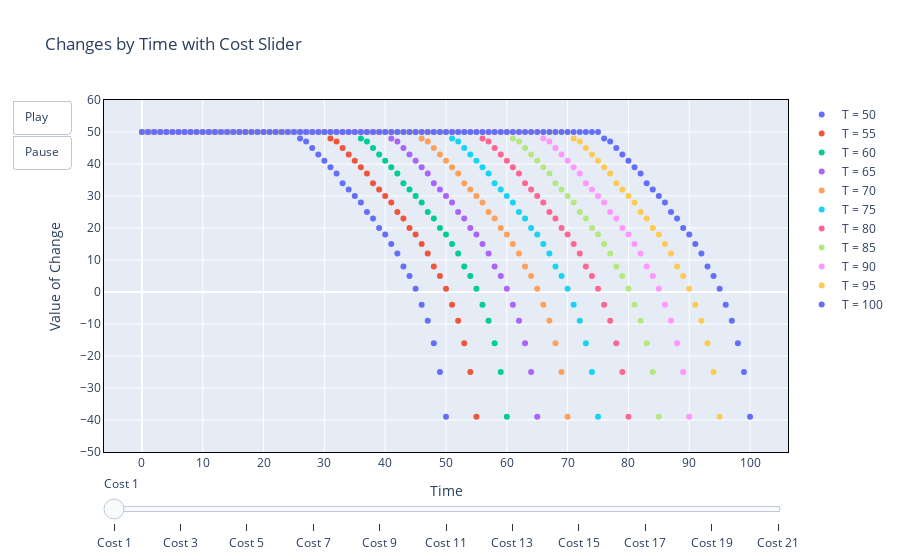

Source (notebook cell):
### Code cell
initial_frame = frames[0].data

# Create the figure with the frames and the slider
fig = go.Figure(
    data=initial_frame,
    layout=go.Layout(
        title='Changes by Time with Cost Slider',
        xaxis=dict(title='Time'),
        yaxis=dict(title='Value of Change'),
        yaxis_range=[-50, 60],
        updatemenus=[dict(
            type="buttons",
            showactive=False,
            buttons=[dict(label="Play",
                          method="animate",
                          args=[None, dict(frame=dict(duration=500, redraw=True), fromcurrent=True, mode="immediate")]),
                     dict(label="Pause",
                          method="animate",
                          args=[[None], dict(frame=dict(duration=0, redraw=False), mode="immediate")])]
        )]
    ),
    frames=frames
)

# Configure the sliders
fig.update_xaxes(showline=True, linewidth=1, linecolor='black', mirror=True)
fig.update_yaxes(showline=True, linewidth=1, linecolor='black', mirror=True)
fig.update_layout(
    yaxis=dict(dtick=10),
    xaxis=dict(dtick=10),
    sliders=[{
        'steps': [{'args': [[f.name], {'frame': {'duration': 300, 'redraw': True}, 'mode': 'immediate'}],
                   'label': f'{f.name}',
                   'method': 'animate'} for f in frames],
        'transition': {'duration': 300},
    }]
)
fig.show()

### Figure 1 — Plotly figure (JSON) as saved in the notebook; plotly's stock layout.template omitted (floating-point values rounded to 4 significant figures)
{"data": [{"mode": "markers", "name": "T = 50", "type": "scatter", "x": [0, 1, 2, 3, 4, 5, 6, 7, 8, 9, 10, 11, 12, 13, 14, 15, 16, 17, 18, 19, 20, 21, 22, 23, 24, 25, 26, 27, 28, 29, 30, 31, 32, 33, 34, 35, 36, 37, 38, 39, 40, 41, 42, 43, 44, 45, 46, 47, 48, 49, 50], "y": [50, 50, 50, 50, 50, 50, 50, 50, 50, 50, 50, 50, 50, 50, 50, 50, 50, 50, 50, 50, 50, 50, 50, 50, 50, 50, 48, 47, 45, 43, 41, 39, 37, 34, 32, 30, 28, 25, 23, 20, 18, 15, 12, 8, 5, 1, -4, -9, -16, -25, -39]}, {"mode": "markers", "name": "T = 55", "type": "scatter", "x": [0, 1, 2, 3, 4, 5, 6, 7, 8, 9, 10, 11, 12, 13, 14, 15, 16, 17, 18, 19, 20, 21, 22, 23, 24, 25, 26, 27, 28, 29, 30, 31, 32, 33, 34, 35, 36, 37, 38, 39, 40, 41, 42, 43, 44, 45, 46, 47, 48, 49, 50, 51, 52, 53, 54, 55], "y": [50, 50, 50, 50, 50, 50, 50, 50, 50, 50, 50, 50, 50, 50, 50, 50, 50, 50, 50, 50, 50, 50, 50, 50, 50, 50, 50, 50, 50, 50, 50, 48, 47, 45, 43, 41, 39, 37, 34, 32, 30, 28, 25, 23, 20, 18, 15, 12, 8, 5, 1, -4, -9, -16, -25, -39]}, {"mode": "markers", "name": "T = 60", "type": "scatter", "x": [0, 1, 2, 3, 4, 5, 6, 7, 8, 9, 10, 11, 12, 13, 14, 15, 16, 17, 18, 19, 20, 21, 22, 23, 24, 25, 26, 27, 28, 29, 30, 31, 32, 33, 34, 35, 36, 37, 38, 39, 40, 41, 42, 43, 44, 45, 46, 47, 48, 49, 50, 51, 52, 53, 54, 55, 56, 57, 58, 59, 60], "y": [50, 50, 50, 50, 50, 50, 50, 50, 50, 50, 50, 50, 50, 50, 50, 50, 50, 50, 50, 50, 50, 50, 50, 50, 50, 50, 50, 50, 50, 50, 50, 50, 50, 50, 50, 50, 48, 47, 45, 43, 41, 39, 37, 34, 32, 30, 28, 25, 23, 20, 18, 15, 12, 8, 5, 1, -4, -9, -16, -25, -39]}, {"mode": "markers", "name": "T = 65", "type": "scatter", "x": [0, 1, 2, 3, 4, 5, 6, 7, 8, 9, 10, 11, 12, 13, 14, 15, 16, 17, 18, 19, 20, 21, 22, 23, 24, 25, 26, 27, 28, 29, 30, 31, 32, 33, 34, 35, 36, 37, 38, 39, 40, 41, 42, 43, 44, 45, 46, 47, 48, 49, 50, 51, 52, 53, 54, 55, 56, 57, 58, 59, 60, 61, 62, 63, 64, 65], "y": [50, 50, 50, 50, 50, 50, 50, 50, 50, 50, 50, 50, 50, 50, 50, 50, 50, 50, 50, 50, 50, 50, 50, 50, 50, 50, 50, 50, 50, 50, 50, 50, 50, 50, 50, 50, 50, 50, 50, 50, 50, 48, 47, 45, 43, 41, 39, 37, 34, 32, 30, 28, 25, 23, 20, 18, 15, 12, 8, 5, 1, -4, -9, -16, -25, -39]}, {"mode": "markers", "name": "T = 70", "type": "scatter", "x": [0, 1, 2, 3, 4, 5, 6, 7, 8, 9, 10, 11, 12, 13, 14, 15, 16, 17, 18, 19, 20, 21, 22, 23, 24, 25, 26, 27, 28, 29, 30, 31, 32, 33, 34, 35, 36, 37, 38, 39, 40, 41, 42, 43, 44, 45, 46, 47, 48, 49, 50, 51, 52, 53, 54, 55, 56, 57, 58, 59, 60, 61, 62, 63, 64, 65, 66, 67, 68, 69, 70], "y": [50, 50, 50, 50, 50, 50, 50, 50, 50, 50, 50, 50, 50, 50, 50, 50, 50, 50, 50, 50, 50, 50, 50, 50, 50, 50, 50, 50, 50, 50, 50, 50, 50, 50, 50, 50, 50, 50, 50, 50, 50, 50, 50, 50, 50, 50, 48, 47, 45, 43, 41, 39, 37, 34, 32, 30, 28, 25, 23, 20, 18, 15, 12, 8, 5, 1, -4, -9, -16, -25, -39]}, {"mode": "markers", "name": "T = 75", "type": "scatter", "x": [0, 1, 2, 3, 4, 5, 6, 7, 8, 9, 10, 11, 12, 13, 14, 15, 16, 17, 18, 19, 20, 21, 22, 23, 24, 25, 26, 27, 28, 29, 30, 31, 32, 33, 34, 35, 36, 37, 38, 39, 40, 41, 42, 43, 44, 45, 46, 47, 48, 49, 50, 51, 52, 53, 54, 55, 56, 57, 58, 59, 60, 61, 62, 63, 64, 65, 66, 67, 68, 69, 70, 71, 72, 73, 74, 75], "y": [50, 50, 50, 50, 50, 50, 50, 50, 50, 50, 50, 50, 50, 50, 50, 50, 50, 50, 50, 50, 50, 50, 50, 50, 50, 50, 50, 50, 50, 50, 50, 50, 50, 50, 50, 50, 50, 50, 50, 50, 50, 50, 50, 50, 50, 50, 50, 50, 50, 50, 50, 48, 47, 45, 43, 41, 39, 37, 34, 32, 30, 28, 25, 23, 20, 18, 15, 12, 8, 5, 1, -4, -9, -16, -25, -39]}, {"mode": "markers", "name": "T = 80", "type": "scatter", "x": [0, 1, 2, 3, 4, 5, 6, 7, 8, 9, 10, 11, 12, 13, 14, 15, 16, 17, 18, 19, 20, 21, 22, 23, 24, 25, 26, 27, 28, 29, 30, 31, 32, 33, 34, 35, 36, 37, 38, 39, 40, 41, 42, 43, 44, 45, 46, 47, 48, 49, 50, 51, 52, 53, 54, 55, 56, 57, 58, 59, 60, 61, 62, 63, 64, 65, 66, 67, 68, 69, 70, 71, 72, 73, 74, 75, 76, 77, 78, 79, 80], "y": [50, 50, 50, 50, 50, 50, 50, 50, 50, 50, 50, 50, 50, 50, 50, 50, 50, 50, 50, 50, 50, 50, 50, 50, 50, 50, 50, 50, 50, 50, 50, 50, 50, 50, 50, 50, 50, 50, 50, 50, 50, 50, 50, 50, 50, 50, 50, 50, 50, 50, 50, 50, 50, 50, 50, 50, 48, 47, 45, 43, 41, 39, 37, 34, 32, 30, 28, 25, 23, 20, 18, 15, 12, 8, 5, 1, -4, -9, -16, -25, -39]}, {"mode": "markers", "name": "T = 85", "type": "scatter", "x": [0, 1, 2, 3, 4, 5, 6, 7, 8, 9, 10, 11, 12, 13, 14, 15, 16, 17, 18, 19, 20, 21, 22, 23, 24, 25, 26, 27, 28, 29, 30, 31, 32, 33, 34, 35, 36, 37, 38, 39, 40, 41, 42, 43, 44, 45, 46, 47, 48, 49, 50, 51, 52, 53, 54, 55, 56, 57, 58, 59, 60, 61, 62, 63, 64, 65, 66, 67, 68, 69, 70, 71, 72, 73, 74, 75, 76, 77, 78, 79, 80, 81, 82, 83, 84, 85], "y": [50, 50, 50, 50, 50, 50, 50, 50, 50, 50, 50, 50, 50, 50, 50, 50, 50, 50, 50, 50, 50, 50, 50, 50, 50, 50, 50, 50, 50, 50, 50, 50, 50, 50, 50, 50, 50, 50, 50, 50, 50, 50, 50, 50, 50, 50, 50, 50, 50, 50, 50, 50, 50, 50, 50, 50, 50, 50, 50, 50, 50, 48, 47, 45, 43, 41, 39, 37, 34, 32, 30, 28, 25, 23, 20, 18, 15, 12, 8, 5, 1, -4, -9, -16, -25, -39]}, {"mode": "markers", "name": "T = 90", "type": "scatter", "x": [0, 1, 2, 3, 4, 5, 6, 7, 8, 9, 10, 11, 12, 13, 14, 15, 16, 17, 18, 19, 20, 21, 22, 23, 24, 25, 26, 27, 28, 29, 30, 31, 32, 33, 34, 35, 36, 37, 38, 39, 40, 41, 42, 43, 44, 45, 46, 47, 48, 49, 50, 51, 52, 53, 54, 55, 56, 57, 58, 59, 60, 61, 62, 63, 64, 65, 66, 67, 68, 69, 70, 71, 72, 73, 74, 75, 76, 77, 78, 79, 80, 81, 82, 83, 84, 85, 86, 87, 88, 89, 90], "y": [50, 50, 50, 50, 50, 50, 50, 50, 50, 50, 50, 50, 50, 50, 50, 50, 50, 50, 50, 50, 50, 50, 50, 50, 50, 50, 50, 50, 50, 50, 50, 50, 50, 50, 50, 50, 50, 50, 50, 50, 50, 50, 50, 50, 50, 50, 50, 50, 50, 50, 50, 50, 50, 50, 50, 50, 50, 50, 50, 50, 50, 50, 50, 50, 50, 50, 48, 47, 45, 43, 41, 39, 37, 34, 32, 30, 28, 25, 23, 20, 18, 15, 12, 8, 5, 1, -4, -9, -16, -25, -39]}, {"mode": "markers", "name": "T = 95", "type": "scatter", "x": [0, 1, 2, 3, 4, 5, 6, 7, 8, 9, 10, 11, 12, 13, 14, 15, 16, 17, 18, 19, 20, 21, 22, 23, 24, 25, 26, 27, 28, 29, 30, 31, 32, 33, 34, 35, 36, 37, 38, 39, 40, 41, 42, 43, 44, 45, 46, 47, 48, 49, 50, 51, 52, 53, 54, 55, 56, 57, 58, 59, 60, 61, 62, 63, 64, 65, 66, 67, 68, 69, 70, 71, 72, 73, 74, 75, 76, 77, 78, 79, 80, 81, 82, 83, 84, 85, 86, 87, 88, 89, 90, 91, 92, 93, 94, 95], "y": [50, 50, 50, 50, 50, 50, 50, 50, 50, 50, 50, 50, 50, 50, 50, 50, 50, 50, 50, 50, 50, 50, 50, 50, 50, 50, 50, 50, 50, 50, 50, 50, 50, 50, 50, 50, 50, 50, 50, 50, 50, 50, 50, 50, 50, 50, 50, 50, 50, 50, 50, 50, 50, 50, 50, 50, 50, 50, 50, 50, 50, 50, 50, 50, 50, 50, 50, 50, 50, 50, 50, 48, 47, 45, 43, 41, 39, 37, 34, 32, 30, 28, 25, 23, 20, 18, 15, 12, 8, 5, 1, -4, -9, -16, -25, -39]}, {"mode": "markers", "name": "T = 100", "type": "scatter", "x": [0, 1, 2, 3, 4, 5, 6, 7, 8, 9, 10, 11, 12, 13, 14, 15, 16, 17, 18, 19, 20, 21, 22, 23, 24, 25, 26, 27, 28, 29, 30, 31, 32, 33, 34, 35, 36, 37, 38, 39, 40, 41, 42, 43, 44, 45, 46, 47, 48, 49, 50, 51, 52, 53, 54, 55, 56, 57, 58, 59, 60, 61, 62, 63, 64, 65, 66, 67, 68, 69, 70, 71, 72, 73, 74, 75, 76, 77, 78, 79, 80, 81, 82, 83, 84, 85, 86, 87, 88, 89, 90, 91, 92, 93, 94, 95, 96, 97, 98, 99, 100], "y": [50, 50, 50, 50, 50, 50, 50, 50, 50, 50, 50, 50, 50, 50, 50, 50, 50, 50, 50, 50, 50, 50, 50, 50, 50, 50, 50, 50, 50, 50, 50, 50, 50, 50, 50, 50, 50, 50, 50, 50, 50, 50, 50, 50, 50, 50, 50, 50, 50, 50, 50, 50, 50, 50, 50, 50, 50, 50, 50, 50, 50, 50, 50, 50, 50, 50, 50, 50, 50, 50, 50, 50, 50, 50, 50, 50, 48, 47, 45, 43, 41, 39, 37, 34, 32, 30, 28, 25, 23, 20, 18, 15, 12, 8, 5, 1, -4, -9, -16, -25, -39]}], "layout": {"sliders": [{"steps": [{"args": [["Cost 1"], {"frame": {"duration": 300, "redraw": true}, "mode": "immediate"}], "label": "Cost 1", "method": "animate"}, {"args": [["Cost 3"], {"frame": {"duration": 300, "redraw": true}, "mode": "immediate"}], "label": "Cost 3", "method": "animate"}, {"args": [["Cost 5"], {"frame": {"duration": 300, "redraw": true}, "mode": "immediate"}], "label": "Cost 5", "method": "animate"}, {"args": [["Cost 7"], {"frame": {"duration": 300, "redraw": true}, "mode": "immediate"}], "label": "Cost 7", "method": "animate"}, {"args": [["Cost 9"], {"frame": {"duration": 300, "redraw": true}, "mode": "immediate"}], "label": "Cost 9", "method": "animate"}, {"args": [["Cost 11"], {"frame": {"duration": 300, "redraw": true}, "mode": "immediate"}], "label": "Cost 11", "method": "animate"}, {"args": [["Cost 13"], {"frame": {"duration": 300, "redraw": true}, "mode": "immediate"}], "label": "Cost 13", "method": "animate"}, {"args": [["Cost 15"], {"frame": {"duration": 300, "redraw": true}, "mode": "immediate"}], "label": "Cost 15", "method": "animate"}, {"args": [["Cost 17"], {"frame": {"duration": 300, "redraw": true}, "mode": "immediate"}], "label": "Cost 17", "method": "animate"}, {"args": [["Cost 19"], {"frame": {"duration": 300, "redraw": true}, "mode": "immediate"}], "label": "Cost 19", "method": "animate"}, {"args": [["Cost 21"], {"frame": {"duration": 300, "redraw": true}, "mode": "immediate"}], "label": "Cost 21", "method": "animate"}], "transition": {"duration": 300}}], "title": {"text": "Changes by Time with Cost Slider"}, "updatemenus": [{"buttons": [{"args": [null, {"frame": {"duration": 500, "redraw": true}, "fromcurrent": true, "mode": "immediate"}], "label": "Play", "method": "animate"}, {"args": [[null], {"frame": {"duration": 0, "redraw": false}, "mode": "immediate"}], "label": "Pause", "method": "animate"}], "showactive": false, "type": "buttons"}], "xaxis": {"dtick": 10, "linecolor": "black", "linewidth": 1, "mirror": true, "showline": true, "title": {"text": "Time"}}, "yaxis": {"dtick": 10, "linecolor": "black", "linewidth": 1, "mirror": true, "range": [-50, 60], "showline": true, "title": {"text": "Value of Change"}}}}
